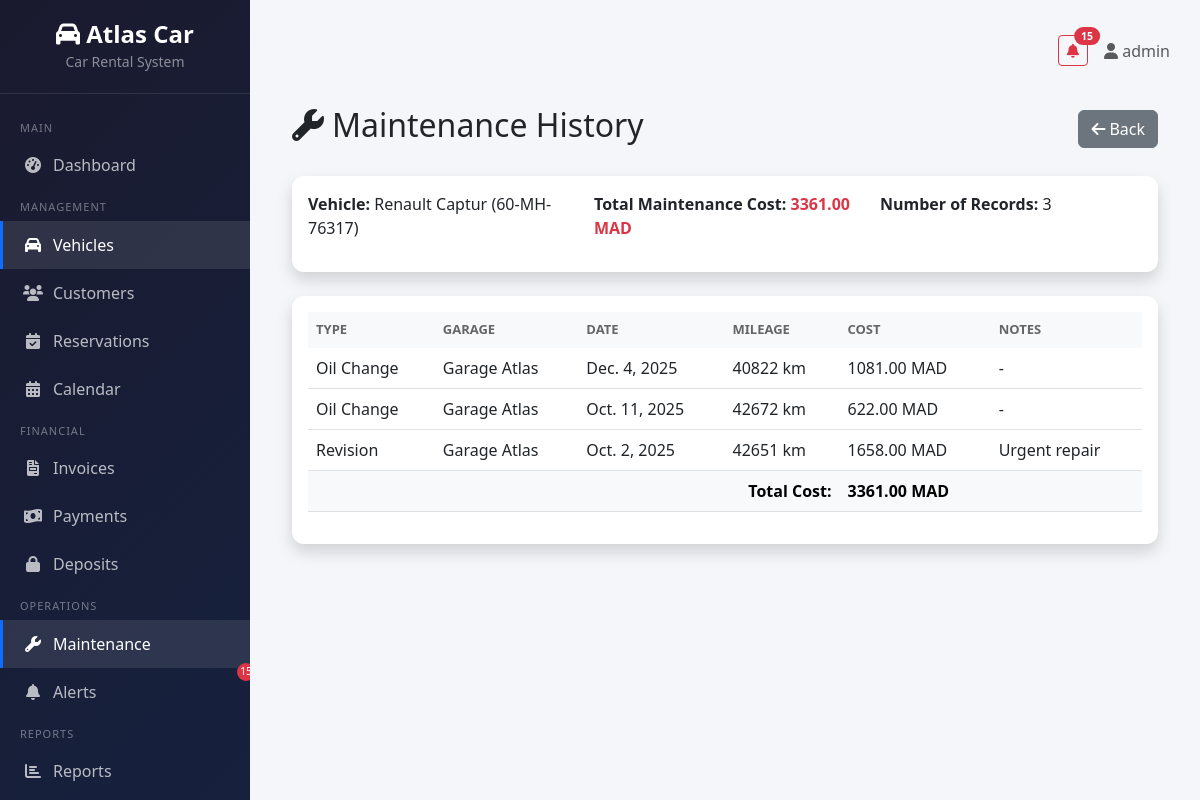
/maintenance/vehicle/2/ (signed in), run on the app's committed database.
### vehicles/models.py (models this page shows, shortened)
class Vehicle(models.Model):
    CATEGORY_CHOICES = [
        ('city', 'City'),
        ('suv', 'SUV'),
        ('sedan', 'Sedan'),
        ('utility', 'Utility'),
        ('luxury', 'Luxury'),
    ]
    TRANSMISSION_CHOICES = [
        ('manual', 'Manual'),
        ('automatic', 'Automatic'),
    ]
    STATUS_CHOICES = [
        ('available', 'Available'),
        ('rented', 'Rented'),
        ('maintenance', 'Maintenance'),
        ('out_of_service', 'Out of Service'),
    ]
    license_plate = models.CharField(
        max_length=20, unique=True,
        validators=[RegexValidator(r'^[A-Z0-9\-]+$', 'Enter a valid license plate.')],
        verbose_name='License Plate'
    )
    brand = models.CharField(max_length=100)
    model = models.CharField(max_length=100)
    year = models.PositiveIntegerField()
    color = models.CharField(max_length=50)
    category = models.CharField(max_length=20, choices=CATEGORY_CHOICES)
    transmission = models.CharField(max_length=20, choices=TRANSMISSION_CHOICES)
    seats = models.PositiveIntegerField(default=5)
    mileage = models.PositiveIntegerField(default=0)
    last_revision = models.DateField(null=True, blank=True)
    daily_price = models.DecimalField(max_digits=10, decimal_places=2, verbose_name='Daily Price (MAD)')
    deposit = models.DecimalField(max_digits=10, decimal_places=2, default=0, verbose_name='Security Deposit (MAD)')
    photo = models.ImageField(upload_to='vehicles/', blank=True, null=True)
    status = models.CharField(max_length=20, choices=STATUS_CHOICES, default='available')
    maintenance_threshold = models.PositiveIntegerField(default=10000, help_text='Mileage threshold for maintenance alert')
    created_at = models.DateTimeField(auto_now_add=True)
    updated_at = models.DateTimeField(auto_now=True)
    class Meta:
        ordering = ['-created_at']

### maintenance/models.py (models this page shows, shortened)
class Maintenance(models.Model):
    TYPE_CHOICES = [
        ('oil_change', 'Oil Change'),
        ('tire_change', 'Tire Change'),
        ('brake_service', 'Brake Service'),
        ('engine_repair', 'Engine Repair'),
        ('body_repair', 'Body Repair'),
        ('revision', 'Revision'),
        ('other', 'Other'),
    ]
    vehicle = models.ForeignKey('vehicles.Vehicle', on_delete=models.CASCADE)
    maintenance_type = models.CharField(max_length=30, choices=TYPE_CHOICES)
    garage = models.CharField(max_length=200)
    date = models.DateField()
    mileage = models.PositiveIntegerField()
    cost = models.DecimalField(max_digits=10, decimal_places=2)
    notes = models.TextField(blank=True)
    created_at = models.DateTimeField(auto_now_add=True)
    class Meta:
        ordering = ['-date']

### maintenance/views.py (the view)
# urls.py: path('vehicle/<int:vehicle_id>/', views.vehicle_maintenance_history, name='vehicle_maintenance_history'),
@login_required
def vehicle_maintenance_history(request, vehicle_id):
    vehicle = get_object_or_404(Vehicle, pk=vehicle_id)
    records = Maintenance.objects.filter(vehicle=vehicle)
    total = sum(m.cost for m in records)
    return render(request, 'maintenance/vehicle_maintenance_history.html', {
        'vehicle': vehicle, 'records': records, 'total': total
    })

### core/context_processors.py (called while the page is built)
def notifications_context(request):
    context = {}
    if request.user.is_authenticated:
        unread_alerts = Alert.objects.filter(is_read=False)
        context['unread_alerts_count'] = unread_alerts.count()
        context['unread_alerts'] = unread_alerts[:5]
    return context

### templates/maintenance/vehicle_maintenance_history.html
{% extends 'base.html' %}
{% block content %}
<div class="container-fluid">
    <div class="d-flex justify-content-between align-items-center mb-4">
        <h2><i class="fas fa-wrench me-2"></i>Maintenance History</h2>
        <a href="{% url 'vehicles:vehicle_list' %}" class="btn btn-secondary">
            <i class="fas fa-arrow-left me-1"></i>Back
        </a>
    </div>
    <div class="card shadow mb-4">
        <div class="card-body">
            <div class="row">
                <div class="col-md-4">
                    <p><strong>Vehicle:</strong> {{ vehicle.brand }} {{ vehicle.model }} ({{ vehicle.license_plate }})</p>
                </div>
                <div class="col-md-4">
                    <p><strong>Total Maintenance Cost:</strong> <span class="text-danger fw-bold">{{ total }} MAD</span></p>
                </div>
                <div class="col-md-4">
                    <p><strong>Number of Records:</strong> {{ records|length }}</p>
                </div>
            </div>
        </div>
    </div>
    <div class="card shadow">
        <div class="card-body">
            <div class="table-responsive">
                <table class="table table-hover">
                    <thead class="table-light">
                        <tr>
                            <th>Type</th>
                            <th>Garage</th>
                            <th>Date</th>
                            <th>Mileage</th>
                            <th>Cost</th>
                            <th>Notes</th>
                        </tr>
                    </thead>
                    <tbody>
                        {% for record in records %}
                        <tr>
                            <td>{{ record.get_maintenance_type_display }}</td>
                            <td>{{ record.garage }}</td>
                            <td>{{ record.date }}</td>
                            <td>{{ record.mileage }} km</td>
                            <td>{{ record.cost }} MAD</td>
                            <td>{{ record.notes|default:"-" }}</td>
                        </tr>
                        {% empty %}
                        <tr>
                            <td colspan="6" class="text-center text-muted">No maintenance records found for this vehicle.</td>
                        </tr>
                        {% endfor %}
                    </tbody>
                    <tfoot>
                        <tr class="table-light fw-bold">
                            <td colspan="4" class="text-end">Total Cost:</td>
                            <td>{{ total }} MAD</td>
                            <td></td>
                        </tr>
                    </tfoot>
                </table>
            </div>
        </div>
    </div>
</div>
{% endblock %}

### templates/base.html (shortened to what this page needs)
{% load static %}
<!DOCTYPE html>
<html lang="en">
<head>
    <link href="https://cdn.jsdelivr.net/npm/bootstrap@5.3.0/dist/css/bootstrap.min.css" rel="stylesheet">
    <link href="https://cdnjs.cloudflare.com/ajax/libs/font-awesome/6.0.0/css/all.min.css" rel="stylesheet">
</head>
<body>
    {% if user.is_authenticated %}
    <div class="sidebar">
        <div class="brand">
            <h4><i class="fas fa-car"></i> Atlas Car</h4>
            <small style="color: rgba(255,255,255,0.5);">Car Rental System</small>
        </div>
        <nav class="mt-3">
            <div class="nav-section">Main</div>
            <a href="{% url 'dashboard:home' %}" class="nav-link {% if request.resolver_match.url_name == 'home' %}active{% endif %}">
                <i class="fas fa-tachometer-alt"></i> Dashboard
            </a>
            <div class="nav-section">Management</div>
            <a href="{% url 'vehicles:vehicle_list' %}" class="nav-link {% if 'vehicle' in request.path %}active{% endif %}">
                <i class="fas fa-car"></i> Vehicles
            </a>
            <a href="{% url 'customers:customer_list' %}" class="nav-link {% if 'customer' in request.path %}active{% endif %}">
                <i class="fas fa-users"></i> Customers
            </a>
            <a href="{% url 'reservations:reservation_list' %}" class="nav-link {% if 'reservation' in request.path %}active{% endif %}">
                <i class="fas fa-calendar-check"></i> Reservations
            </a>
            <a href="{% url 'reservations:reservation_calendar' %}" class="nav-link {% if 'calendar' in request.path %}active{% endif %}">
                <i class="fas fa-calendar-alt"></i> Calendar
            </a>
            <div class="nav-section">Financial</div>
            <a href="{% url 'invoices:invoice_list' %}" class="nav-link {% if 'invoice' in request.path %}active{% endif %}">
                <i class="fas fa-file-invoice"></i> Invoices
            </a>
            <a href="{% url 'payments:payment_list' %}" class="nav-link {% if 'payment' in request.path and 'deposit' not in request.path %}active{% endif %}">
                <i class="fas fa-money-bill-wave"></i> Payments
            </a>
            <a href="{% url 'payments:deposit_list' %}" class="nav-link {% if 'deposit' in request.path %}active{% endif %}">
                <i class="fas fa-lock"></i> Deposits
            </a>
            <div class="nav-section">Operations</div>
            <a href="{% url 'maintenance:maintenance_list' %}" class="nav-link {% if 'maintenance' in request.path %}active{% endif %}">
                <i class="fas fa-wrench"></i> Maintenance
            </a>
            <a href="{% url 'alerts:alert_list' %}" class="nav-link {% if 'alert' in request.path %}active{% endif %}" style="position:relative;">
                <i class="fas fa-bell"></i> Alerts
                {% if unread_alerts_count %}<span class="alert-badge">{{ unread_alerts_count }}</span>{% endif %}
            </a>
            <div class="nav-section">Reports</div>
            <a href="{% url 'reports:reports_index' %}" class="nav-link {% if 'report' in request.path %}active{% endif %}">
                <i class="fas fa-chart-bar"></i> Reports
            </a>
            <div class="nav-section">Account</div>
        </nav>
    </div>
    {% endif %}
    <div class="main-content">
        {% if user.is_authenticated %}
        <div class="top-bar">
            <div class="d-flex align-items-center gap-3">
                {% if unread_alerts_count %}
                <a href="{% url 'alerts:alert_list' %}" class="btn btn-outline-danger btn-sm position-relative">
                    <i class="fas fa-bell"></i>
                    <span class="position-absolute top-0 start-100 translate-middle badge rounded-pill bg-danger">
                        {{ unread_alerts_count }}
                    </span>
                </a>
                {% endif %}
                <span class="text-muted">
                    <i class="fas fa-user"></i> {{ user.get_full_name|default:user.username }}
                </span>
            </div>
        </div>
        {% endif %}
        {% block content %}{% endblock %}
    </div>
</body>
</html>

### templates/base.html (style rules this page uses)
:root { --sidebar-width: 250px; --primary-color: #0d6efd; }
body { font-family: 'Segoe UI', Tahoma, Geneva, Verdana, sans-serif; background: #f4f6f9; }
.sidebar { position: fixed; top: 0; left: 0; height: 100vh; width: var(--sidebar-width); background: linear-gradient(135deg, #1a1a2e, #16213e); color: #fff; overflow-y: auto; z-index: 1000; transition: all 0.3s; }
.sidebar .brand { padding: 20px; text-align: center; border-bottom: 1px solid rgba(255,255,255,0.1); }
.sidebar .brand h4 { margin: 0; color: #fff; font-weight: 700; }
.sidebar .nav-link { color: rgba(255,255,255,0.7); padding: 12px 20px; display: flex; align-items: center; gap: 10px; transition: all 0.3s; border-left: 3px solid transparent; }
.sidebar .nav-link:hover, .sidebar .nav-link.active { color: #fff; background: rgba(255,255,255,0.1); border-left-color: var(--primary-color); }
.sidebar .nav-link i { width: 20px; text-align: center; }
.sidebar .nav-section { padding: 10px 20px 5px; font-size: 11px; text-transform: uppercase; color: rgba(255,255,255,0.4); letter-spacing: 1px; }
.main-content { margin-left: var(--sidebar-width); padding: 20px 30px; min-height: 100vh; }
.top-bar { display: flex; justify-content: space-between; align-items: center; margin-bottom: 25px; padding: 15px 0; }
.card { border: none; border-radius: 12px; box-shadow: 0 2px 10px rgba(0,0,0,0.08); transition: transform 0.2s; }
.table th { background: #f8f9fa; border: none; font-weight: 600; font-size: 13px; text-transform: uppercase; color: #666; }
.alert-badge { position: absolute; top: -5px; right: -5px; background: #dc3545; color: white; border-radius: 50%; width: 18px; height: 18px; font-size: 10px; display: flex; align-items: center; justify-content: center; }

### data on the page
Vehicle: brand "Renault", model "Captur", license_plate "60-MH-76317"
Maintenance: maintenance_type "Oil Change", garage "Garage Atlas", date "Dec. 4, 2025", mileage "40822", cost "1081.00", notes "-"
Maintenance: maintenance_type "Oil Change", garage "Garage Atlas", date "Oct. 11, 2025", mileage "42672", cost "622.00", notes "-"
Maintenance: maintenance_type "Revision", garage "Garage Atlas", date "Oct. 2, 2025", mileage "42651", cost "1658.00", notes "Urgent repair"

### other printed values
{{ unread_alerts_count }} "15"
{{ user.get_full_name|default:user.username }} "admin"
{{ total }} "3361.00"
{{ records|length }} "3"
